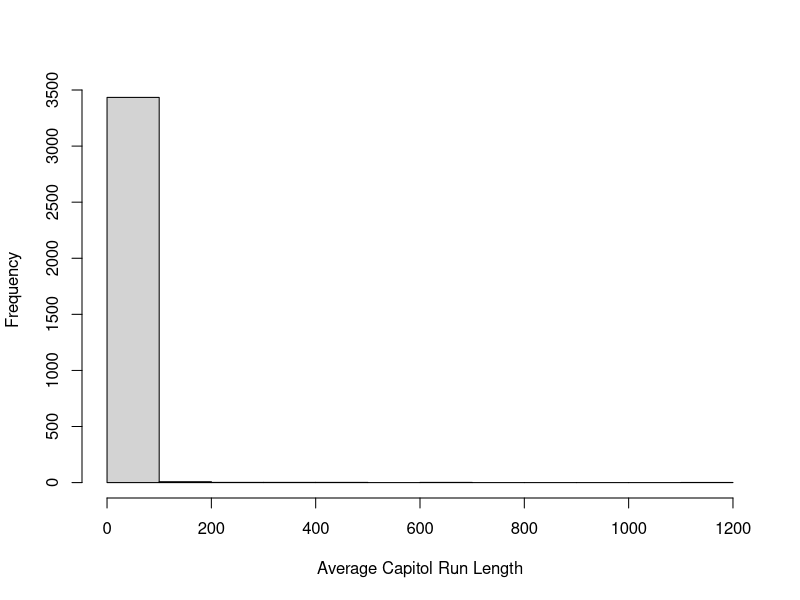

R code for this plot:
library(caret)
library(kernlab)
data(spam)

inTrain <- createDataPartition(y = spam$type, p = 0.75, list = FALSE)

training <- spam[inTrain, ]
testing <- spam[-inTrain, ]
hist(training$capitalAve, main = "", xlab = "Average Capitol Run Length")

mean(training$capitalAve)
sd(training$capitalAve)

# Standardizing 
trainCapAve <- training$capitalAve
trainCapAveS <- (trainCapAve - mean(trainCapAve)) / sd(trainCapAve)
mean(trainCapAveS)
sd(trainCapAveS)

# When we apply to test model, use same parameters as training!
testCapAve <- testing$capitalAve
testCapAveS <- (testCapAve - mean(trainCapAve)) / sd(trainCapAve)
mean(testCapAveS)
sd(testCapAveS)

# The preprocess function helps
preObj <- preProcess(training[,-58], method = c("center", "scale"))
trainCapAveS <- predict(preObj, training[,-58])$capitalAve
mean(trainCapAveS)
sd(trainCapAveS)

# Checking out the preProcess function without eliminating outcome variable
preObj <- preProcess(training, method = c("center", "scale"))
trainCapAveS <- predict(preObj, training)$capitalAve
mean(trainCapAveS)
sd(trainCapAveS)

# Pass the preProcess command in Caret as an argument
set.seed(32342)
modelFit <- train(type ~ ., data = training, preProcess = c("center", "scale"), method = "glm")
modelFit
